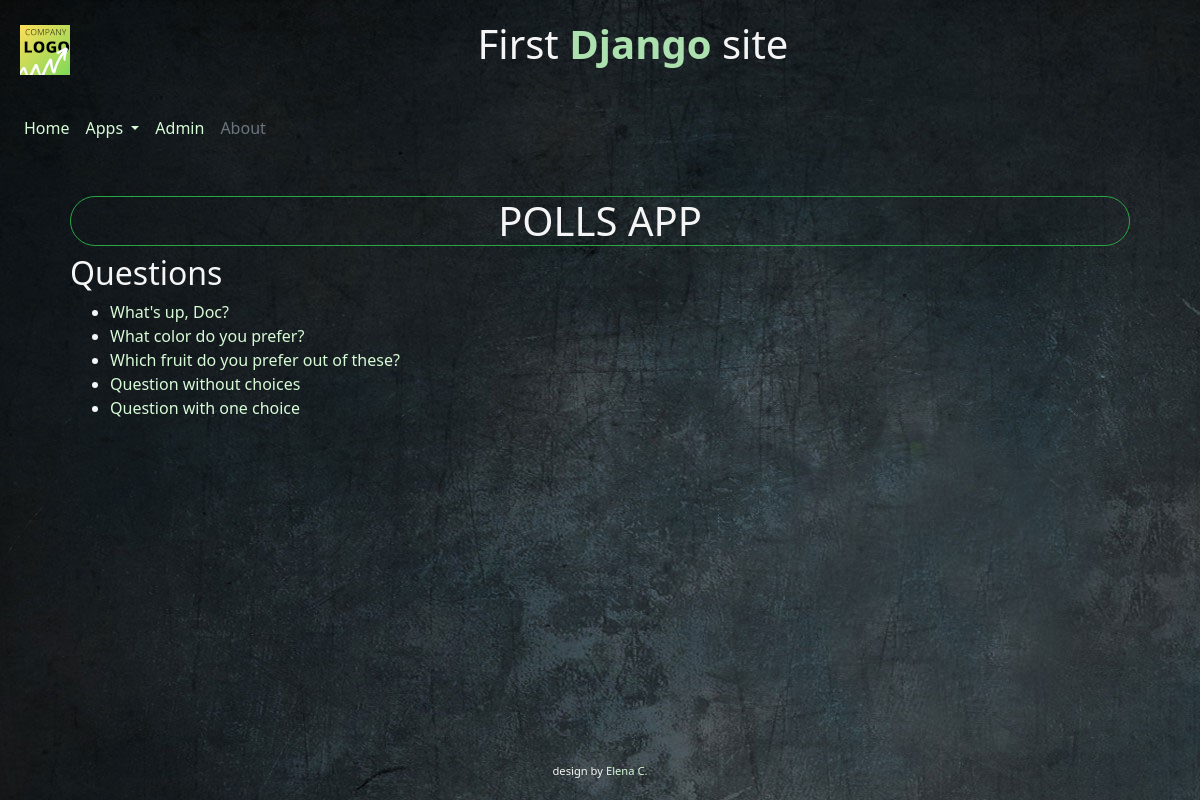
The page /polls/ (signed in) on the database its author committed.
### polls/models.py (models this page shows, shortened)
class Question(models.Model):
    question_text = models.CharField(max_length=200)
    pub_date = models.DateTimeField('date published')
    def was_published_recently(self):
        now = timezone.now()
        return now - datetime.timedelta(days=1) <= self.pub_date <= now
    was_published_recently.admin_order_field = 'pub_date'
    was_published_recently.boolean = True
    was_published_recently.short_description = 'Published recently?'

### polls/views.py (the view, shortened to what this page needs)
# urls.py: path('', views.IndexView.as_view(), name='index'),
class IndexView(generic.ListView):
    template_name = 'polls/index.html'
    context_object_name = 'latest_question_list'
    def get_queryset(self):
        user=self.request.user
        if user.is_superuser:
            questions = Question.objects.all()
            return questions

### polls/templates/polls/index.html
{% extends 'common/base.html' %}
{% block content %}
    <div class="content">
        <h1 class="border border-success rounded-pill text-center">POLLS APP</h1>
        <h2>Questions</h2>
        {% if latest_question_list %}
            <ul>
            {% for question in latest_question_list %}
                <li><a href="{% url 'polls:detail' question.id %}">{{ question.question_text }}</a></li>
            {% endfor %}
            </ul>
        {% else %}
            <p>No polls are available.</p>
        {% endif %}
    </div>
{% endblock %}

### common/static/common/style.css (style rules this page uses)
html, body { height: 100%; }
body { font-family: 'Noto Sans', sans-serif !important; margin: 0; display: flex; color: #f5f5f5; flex-direction: column; background-image: url("images/Dark-Gray-Background_01.jpg"); }
a:link { color: rgb(215, 251, 215); text-decoration:none; }
.content { flex: 1 0 auto; padding: 20px; }

### rows shown on the page
Question: question_text "What's up, Doc?"
Question: question_text "What color do you prefer?"
Question: question_text "Which fruit do you prefer out of these?"
Question: question_text "Question without choices"
Question: question_text "Question with one choice"
